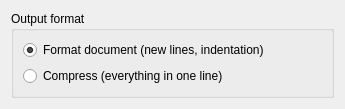
<?xml version="1.0" encoding="UTF-8"?>
<ui version="4.0">
 <class>JsonExportConfig</class>
 <widget class="QWidget" name="JsonExportConfig">
  <property name="geometry">
   <rect>
    <x>0</x>
    <y>0</y>
    <width>345</width>
    <height>100</height>
   </rect>
  </property>
  <property name="windowTitle">
   <string>Form</string>
  </property>
  <layout class="QVBoxLayout" name="verticalLayout">
   <item>
    <widget class="QGroupBox" name="formatGroup">
     <property name="title">
      <string>Output format</string>
     </property>
     <layout class="QGridLayout" name="gridLayout">
      <item row="1" column="0" colspan="2">
       <widget class="ConfigRadioButton" name="formatRadio">
        <property name="text">
         <string>Format document (new lines, indentation)</string>
        </property>
        <property name="checked">
         <bool>true</bool>
        </property>
        <property name="assignedValue" stdset="0">
         <string>format</string>
        </property>
        <property name="cfg" stdset="0">
         <string>JsonExport.Format</string>
        </property>
       </widget>
      </item>
      <item row="3" column="0" colspan="2">
       <widget class="ConfigRadioButton" name="compressRadio">
        <property name="text">
         <string>Compress (everything in one line)</string>
        </property>
        <property name="assignedValue" stdset="0">
         <string>compress</string>
        </property>
        <property name="cfg" stdset="0">
         <string>JsonExport.Format</string>
        </property>
       </widget>
      </item>
     </layout>
    </widget>
   </item>
  </layout>
 </widget>
 <customwidgets>
  <customwidget>
   <class>ConfigRadioButton</class>
   <extends>QRadioButton</extends>
   <header>common/configradiobutton.h</header>
  </customwidget>
 </customwidgets>
 <resources/>
 <connections/>
</ui>
